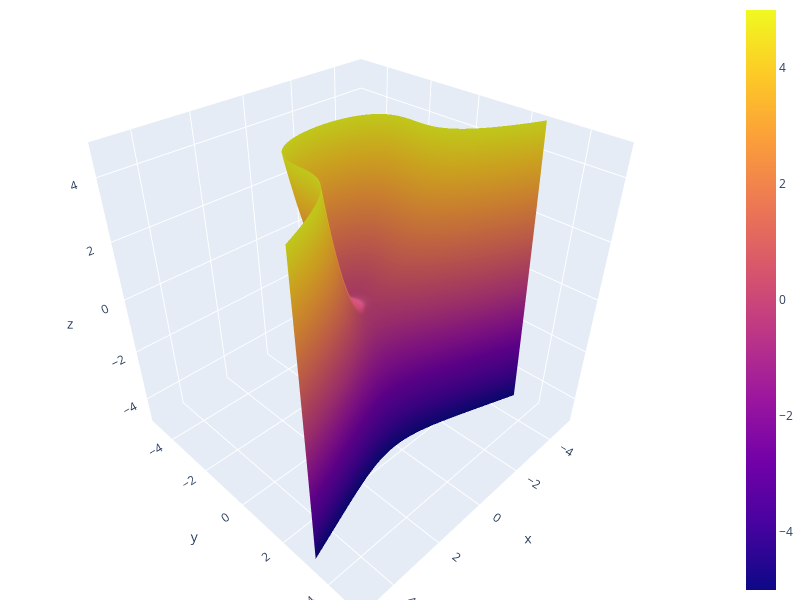

Source (notebook cell):
### Code cell
def my_function(x: float, y: float) -> float:
    return x**2 - y**3


draw_function(my_function, (-5, 5))

### Figure 1 — Plotly figure (JSON) as saved in the notebook; plotly's stock layout.template omitted (floating-point values rounded to 4 significant figures; data arrays with more than 128 entries replaced by an {"elided": "..."} marker saying what was removed)
{"data": [{"cmax": 5, "cmin": -5, "type": "surface", "x": {"elided": "150x150 float values"}, "y": {"elided": "150x150 float values"}, "z": {"elided": "150x150 float values"}}], "layout": {"autosize": false, "height": 600, "margin": {"b": 0, "l": 0, "r": 0, "t": 0}, "scene": {"zaxis": {"range": [-5, 5]}}, "width": 800}}
